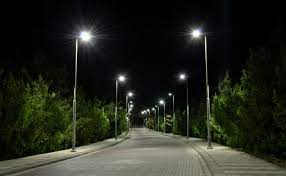
%> input picture image5.jpg, 286 x 176 px
$ octave pr4.m   (GNU Octave 9; MATLAB toolbox functions it lacks are replaced by stand-ins)
%> lines starting %> are read from the running program, lines starting %| are printed output that depends on the picture
i=imread('image5.jpg');
%> i is the input picture: size 176x286x3 uint8; mean R, G, B 36.7, 39.1, 30.1
figure,imshow(i),title('Original image');

g=rgb2gray(i);
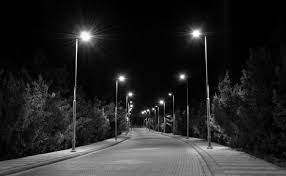
%> g: size 176x286 uint8; min 0, max 255, mean 37.4
figure,imshow(g),title('Gray image');

j=imnoise(g,'Gaussian');
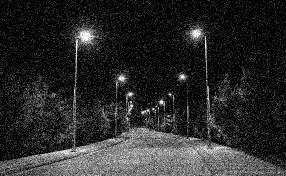
%> j: size 176x286 uint8; min 0, max 255, mean 41.8
figure,imshow(j),title('Adding Gaussian noise in image');

h = ones(5,5)/25;
rgb2 = imfilter(i,h);
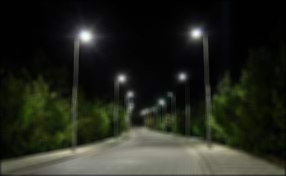
%> rgb2: size 176x286x3 uint8; mean R, G, B 36.3, 38.7, 29.8
figure, imshow(rgb2),title('filtered image');

r=ordfilt2(j,median(1:3*3),ones(3,3));
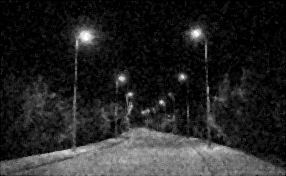
%> r: size 176x286 uint8; min 0, max 255, mean 37.8
figure,imshow(r),title('Median Filter');

K=filter2(fspecial('average',3),j)/255;
figure,imshow(K),title('Average filter');

s=wiener2(j,[5 5 ]);
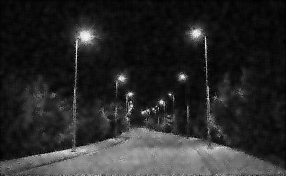
%> s: size 176x286 uint8; min 1, max 243, mean 41.7
figure,imshow(s),title('wiener(Adaptive) filter');

h = fspecial('unsharp');
I2 = imfilter(g,h);
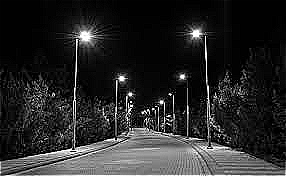
%> I2: size 176x286 uint8; min 0, max 255, mean 40.2
figure, imshow(I2), title('Unsharpening Filter Image')

h=fspecial('gaussian');
I3=imfilter(g,h);
figure,imshow(I3),title('Gaussian low pass filter');

$ run again, with image1.jpg copied over image5.jpg
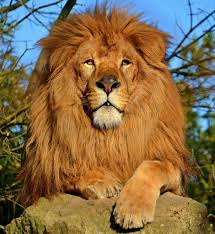
%> input picture image1.jpg, 215 x 234 px
%> i is the input picture: size 234x215x3 uint8; mean R, G, B 134.1, 108.3, 72.5
%> `s=wiener2(j,[5 5 ]);`:
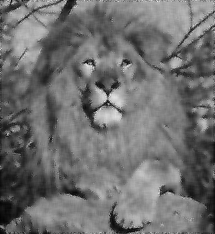
%> s: size 234x215 uint8; min 3, max 233, mean 111.5
%> `I2 = imfilter(g,h);`:
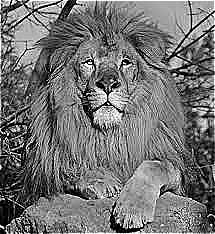
%> I2: size 234x215 uint8; min 0, max 255, mean 115.4

$ run again, with image3.jpg copied over image5.jpg
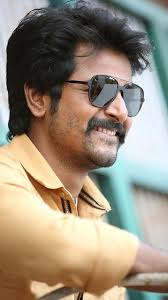
%> input picture image3.jpg, 168 x 300 px
%> i is the input picture: size 300x168x3 uint8; mean R, G, B 153.1, 140.9, 123.8
%> `j=imnoise(g,'Gaussian');`:
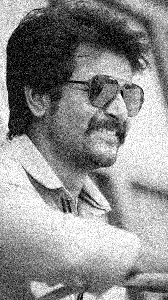
%> j: size 300x168 uint8; min 0, max 255, mean 141.9
%> `I2 = imfilter(g,h);`:
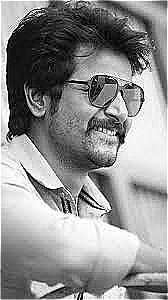
%> I2: size 300x168 uint8; min 0, max 255, mean 144
